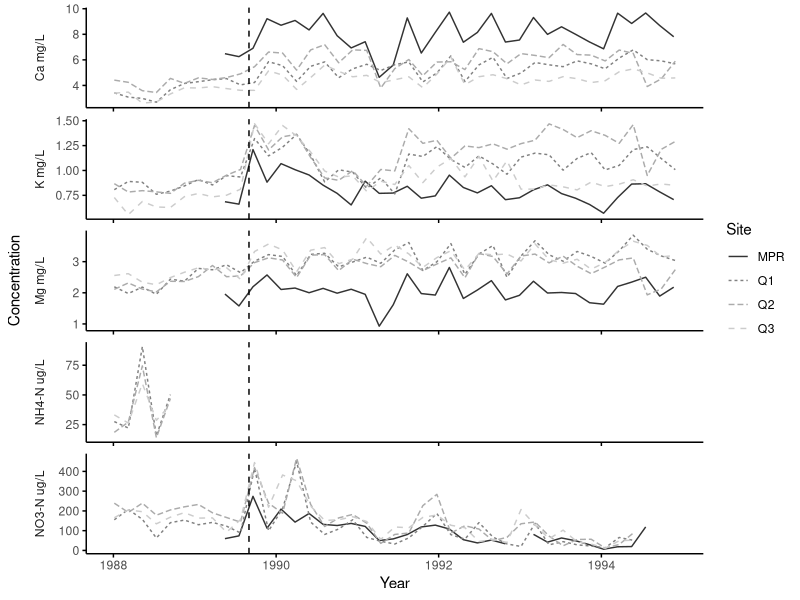
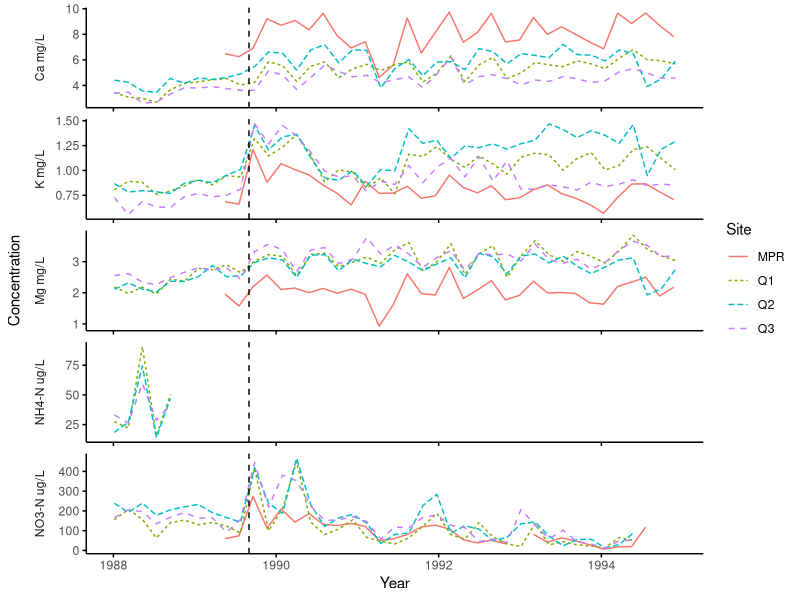

Generate these figures, in order, with R:
## ---- chunk 1
#| fig-alt: "Figure of concentrations of calcium, potassium, magnesium, nitrate, and ammonia in four streams in Bisley, Puerto Rico before and after the September 1989 hurricane Hugo.  Concentrations of calcium, potatssium, and nitrate spike immediate after the hurricane. Calcium and potasium remain elevated relative to pre-hurricane levels for serveral years following the hurricane for multiple sites."
library(tidyverse)
#Set readable labels for nutrients
nutrient_labels <- c(
  k_mgl = "K mg/L",
  ca_mgl = "Ca mg/L",
  mg_mgl = "Mg mg/L",
  nh4_n_ugl = "NH4-N ug/L",
  no3_n_ugl = "NO3-N ug/L"
)
#Call the cleaned data file with moving averages created by 1_clean_data.R, housed in output
four_stream_avg_plot <- read_csv("../output/four_stream_avg_long.csv")
#Plot concentration against time, separating by site
ggplot(
  data = four_stream_avg_plot,
  mapping = aes(
    x = window_start,
    y = Concentration,
    color = sample_id,
    linetype = sample_id
  )
) +
  geom_line() +
  #Separate nutrients into individual facets to improve readability and resemblance to the original
  facet_grid(
    Nutrient ~ .,
    scales = "free",
    switch = "y",
    labeller = labeller(Nutrient = nutrient_labels),
    axes = "all",
    axis.labels = "all_y",
  ) +
  #Clean up the plot formatting
  labs(color = "Site", linetype = "Site") +
  scale_y_continuous(name = "Concentration") +
  scale_x_date(name = "Year") +
  scale_color_grey() +
  geom_vline(xintercept = as.Date("1989-09-01"), linetype = "dashed") +
  theme(
    panel.background = element_blank(),
    strip.background = element_blank(),
    strip.placement = "outside",
    axis.ticks = element_line(color = "black"),
    axis.minor.ticks.x.top = element_line(),
    axis.minor.ticks.x.bottom = element_line(),
    axis.minor.ticks.y.left = element_line(),
    axis.line = element_line(color = "black")
  )
## ---- chunk 2
#| fig-alt: "Figure of concentrations of calcium, potassium, magnesium, nitrate, and ammonia in four streams in Bisley, Puerto Rico before and after the September 1989 hurricane Hugo.  Concentrations of calcium, potatssium, and nitrate spike immediate after the hurricane. Calcium and potasium remain elevated relative to pre-hurricane levels for serveral years following the hurricane for multiple sites."
library(tidyverse)
#Set readable labels for nutrients
nutrient_labels <- c(
  k_mgl = "K mg/L",
  ca_mgl = "Ca mg/L",
  mg_mgl = "Mg mg/L",
  nh4_n_ugl = "NH4-N ug/L",
  no3_n_ugl = "NO3-N ug/L"
)
#Call the cleaned data file with moving averages created by 1_clean_data.R, housed in output
four_stream_avg_plot <- read_csv("../output/four_stream_avg_long.csv")
#Plot concentration against time, separating by site
ggplot(
  data = four_stream_avg_plot,
  mapping = aes(
    x = window_start,
    y = Concentration,
    color = sample_id,
    linetype = sample_id
  )
) +
  geom_line() +
  #Separate nutrients into individual facets to kmprove readablility and resemblence to the original
  facet_grid(
    Nutrient ~ .,
    scales = "free",
    switch = "y",
    labeller = labeller(Nutrient = nutrient_labels),
    axes = "all",
    axis.labels = "all_y",
  ) +
  #Clean up the plot formatting
  labs(color = "Site", linetype = "Site") +
  scale_y_continuous(name = "Concentration") +
  scale_x_date(name = "Year") +
  geom_vline(xintercept = as.Date("1989-09-01"), linetype = "dashed") +
  theme(
    panel.background = element_blank(),
    strip.background = element_blank(),
    strip.placement = "outside",
    axis.ticks = element_line(color = "black"),
    axis.minor.ticks.x.top = element_line(),
    axis.minor.ticks.x.bottom = element_line(),
    axis.minor.ticks.y.left = element_line(),
    axis.line = element_line(color = "black")
  )
